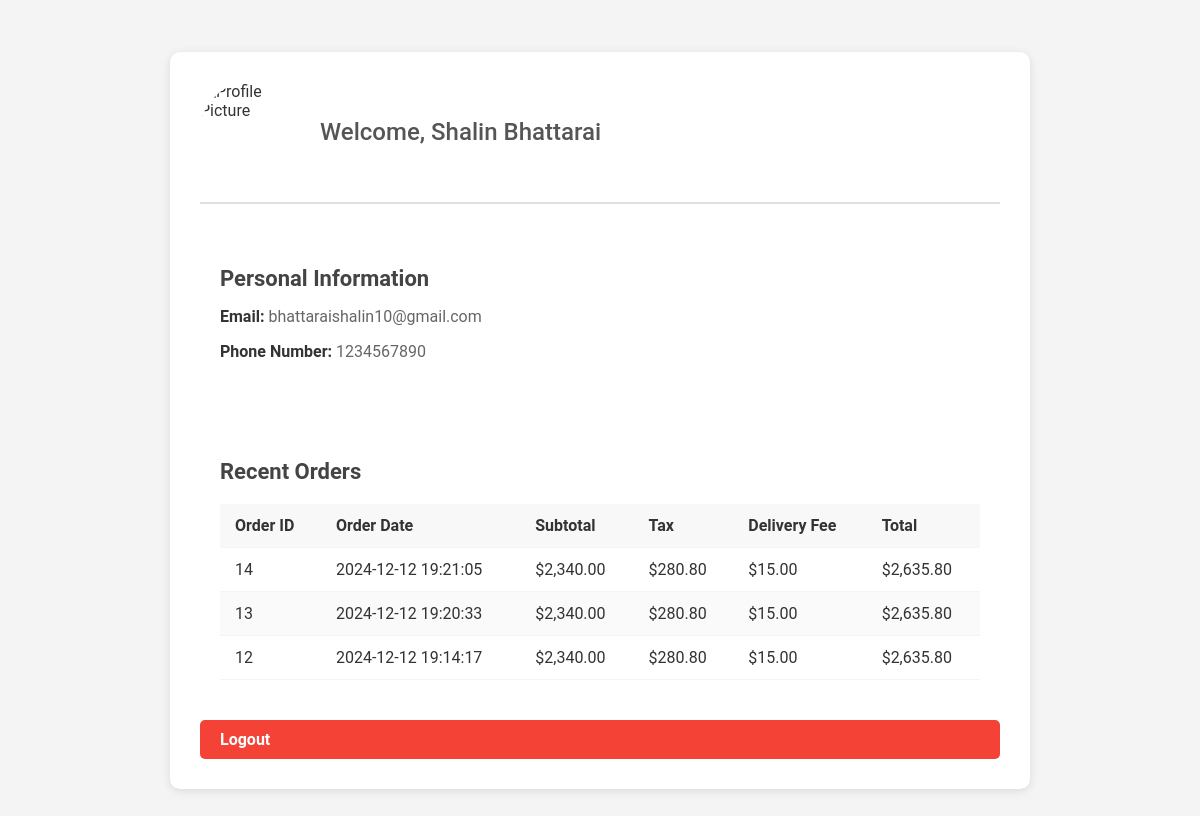
Page /profile.php (signed in) on the committed database.
### tables this page shows
CREATE TABLE `users` (
  `id` int(11) NOT NULL,
  `First_Name` varchar(50) NOT NULL,
  `Last_Name` varchar(50) NOT NULL,
  `email` varchar(50) NOT NULL,
  `Phone_number` int(10) NOT NULL,
  `Member_Since` date NOT NULL DEFAULT current_timestamp(),
  `password` varchar(255) NOT NULL
);

CREATE TABLE `orders` (
  `id` int(11) NOT NULL,
  `user_id` int(11) NOT NULL,
  `subtotal` decimal(10,2) NOT NULL,
  `tax` decimal(10,2) NOT NULL,
  `delivery_fee` decimal(10,2) NOT NULL,
  `total` decimal(10,2) NOT NULL,
  `created_at` timestamp NOT NULL DEFAULT current_timestamp()
);

### profile.php (the view, shortened to what this page needs)
<?php
$user_email = $_SESSION['email'];
$pdo = pdo_connect_mysql();
$stmt = $pdo->prepare("SELECT id, email, First_Name, Last_Name, Phone_number FROM users WHERE email = :email");
$stmt->execute(['email' => $user_email]);
$user = $stmt->fetch(PDO::FETCH_ASSOC);
$stmt = $pdo->prepare("SELECT id, user_id, subtotal, tax, delivery_fee, total, created_at
                       FROM orders WHERE user_id = :user_id ORDER BY created_at DESC LIMIT 5");
$stmt->execute(['user_id' => $user['id']]);
$orders = $stmt->fetchAll(PDO::FETCH_ASSOC);
?>
<!DOCTYPE html>
<html lang="en">
<head>
</head>
<body>
<div class="profile-container">
    <div class="profile-card">
        <div class="profile-header">
            <img class="profile-pic" src="https://images.pexels.com/photos/771742/pexels-photo-771742.jpeg" alt="Profile Picture" width="100px" height="100px">
            <h2>Welcome, <?= htmlspecialchars($user['First_Name']) ?> <?= htmlspecialchars($user['Last_Name']) ?></h2>
        </div>
        <div class="profile-info">
            <h3>Personal Information</h3>
            <p><strong>Email:</strong> <?= htmlspecialchars($user['email']) ?></p>
            <p><strong>Phone Number:</strong> <?= htmlspecialchars($user['Phone_number']) ?></p>
        </div>
        <div class="profile-orders">
            <h3>Recent Orders</h3>
            <?php if ($orders): ?>
                <table>
                    <thead>
                        <tr>
                            <th>Order ID</th>
                            <th>Order Date</th>
                            <th>Subtotal</th>
                            <th>Tax</th>
                            <th>Delivery Fee</th>
                            <th>Total</th>
                        </tr>
                    </thead>
                    <tbody>
                        <?php foreach ($orders as $order): ?>
                            <tr>
                                <td><?= htmlspecialchars($order['id']) ?></td>
                                <td><?= htmlspecialchars($order['created_at']) ?></td>
                                <td>$<?= number_format($order['subtotal'], 2) ?></td>
                                <td>$<?= number_format($order['tax'], 2) ?></td>
                                <td>$<?= number_format($order['delivery_fee'], 2) ?></td>
                                <td>$<?= number_format($order['total'], 2) ?></td>
                            </tr>
                        <?php endforeach; ?>
                    </tbody>
                </table>
            <?php else: ?>
                <p>No recent orders.</p>
            <?php endif; ?>
        </div>
        <a href="logout.php" class="logout-btn">Logout</a>
    </div>
</div>
</body>
</html>

### rows in the picture
users: First_Name "Shalin", Last_Name "Bhattarai", email "bhattaraishalin10@gmail.com", Phone_number "1234567890"
orders: id "14", created_at "2024-12-12 19:21:05", subtotal "2,340.00", tax "280.80", delivery_fee "15.00", total "2,635.80"
orders: id "13", created_at "2024-12-12 19:20:33", subtotal "2,340.00", tax "280.80", delivery_fee "15.00", total "2,635.80"
orders: id "12", created_at "2024-12-12 19:14:17", subtotal "2,340.00", tax "280.80", delivery_fee "15.00", total "2,635.80"
